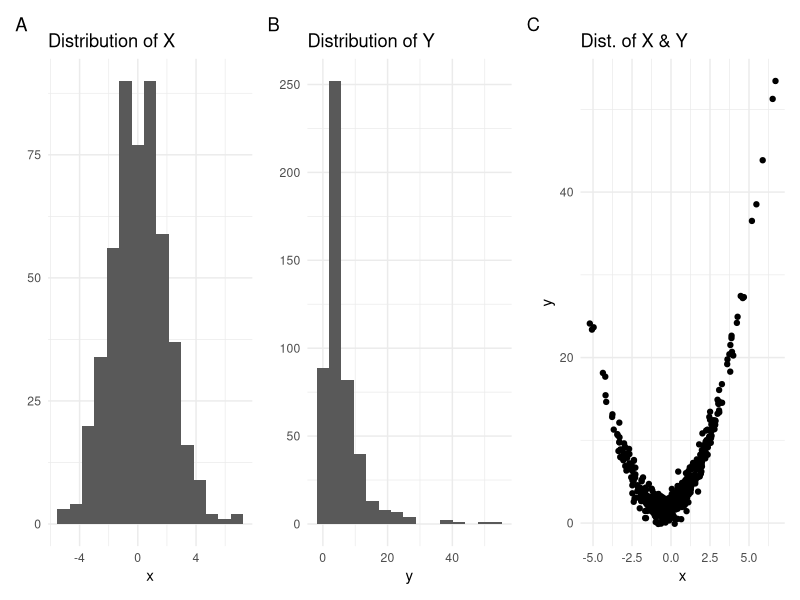

Write R code to recreate this figure.
## ---- chunk 1
library(tidyverse)
library(patchwork)
## ---- chunk 2
theme_set(theme_minimal())
## ---- chunk 3
#| fig-cap: As you can see, this is an interesting distribution of values. In panel (A) we report the distribution of $X$, which presents a classic normal distribution. In panel (B) we we report the distribution of $Y$, which has a long-right tail. Finally, in panel (C) we present the joint distribution of the two, noting there is a quadratic relationship. 
#| fig-height: 2
#| fig-pos: t
#| label: fig-dist
data <- data.frame(
  x = rnorm(n = 500, mean=0, sd = 2)) |> 
  mutate(
    y = 2 + x + x^2 + rnorm(n = n()))

x_distribution <- 
  data |>  
    ggplot() + 
    aes(x = x) + 
    geom_histogram(bins = 15) + 
    labs(
      title = "Distribution of X", 
      y     = NULL)
y_distribution <- 
  data |>  
    ggplot() + 
    aes(x = y) + 
    geom_histogram(bins = 15) + 
    labs(
      title = "Distribution of Y", 
      y     = NULL)
xy_distribution <- 
  data |>  
    ggplot() +
    aes(x = x, y = y) + 
    geom_point() + 
    labs(title = "Dist. of X & Y")

(x_distribution + y_distribution + xy_distribution) + 
  plot_annotation(tag_levels = 'A')
